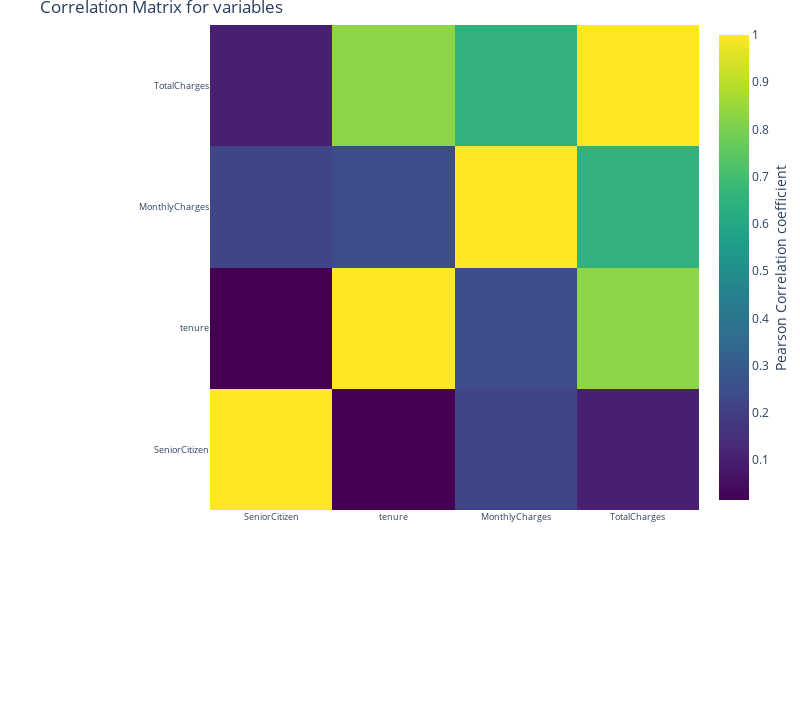

Write notebook code for a chart like this one.
### Markdown cell above
We can start by visualizing our dataset in a correlation matrix.

### Code cell
#correlation
correlation = df.corr()
#tick labels
matrix_cols = correlation.columns.tolist()
#convert to array
corr_array  = np.array(correlation)

trace = go.Heatmap(z = corr_array,
                   x = matrix_cols,
                   y = matrix_cols,
                   colorscale = "Viridis",
                   colorbar   = dict(title = "Pearson Correlation coefficient",
                                     titleside = "right"
                                    ) ,
                  )

layout = go.Layout(dict(title = "Correlation Matrix for variables",
                        autosize = False,
                        height  = 720,
                        width   = 800,
                        margin  = dict(r = 0 ,l = 210,
                                       t = 25,b = 210,
                                      ),
                        yaxis   = dict(tickfont = dict(size = 9)),
                        xaxis   = dict(tickfont = dict(size = 9))
                       )
                  )

data = [trace]
fig = go.Figure(data=data,layout=layout)
py.iplot(fig)

### Figure 1 — Plotly figure (JSON) as saved in the notebook; plotly's stock layout.template omitted (floating-point values rounded to 4 significant figures)
{"data": [{"colorbar": {"title": {"side": "right", "text": "Pearson Correlation coefficient"}}, "colorscale": [[0, "#440154"], [0.1111, "#482878"], [0.2222, "#3e4989"], [0.3333, "#31688e"], [0.4444, "#26828e"], [0.5556, "#1f9e89"], [0.6667, "#35b779"], [0.7778, "#6ece58"], [0.8889, "#b5de2b"], [1, "#fde725"]], "type": "heatmap", "x": ["SeniorCitizen", "tenure", "MonthlyCharges", "TotalCharges"], "y": ["SeniorCitizen", "tenure", "MonthlyCharges", "TotalCharges"], "z": [[1, 0.01568, 0.2199, 0.1024], [0.01568, 1, 0.2469, 0.8259], [0.2199, 0.2469, 1, 0.6511], [0.1024, 0.8259, 0.6511, 1]]}], "layout": {"autosize": false, "height": 720, "margin": {"b": 210, "l": 210, "r": 0, "t": 25}, "title": {"text": "Correlation Matrix for variables"}, "width": 800, "xaxis": {"autorange": true, "range": [-0.5, 3.5], "tickfont": {"size": 9}, "type": "category"}, "yaxis": {"autorange": true, "range": [-0.5, 3.5], "tickfont": {"size": 9}, "type": "category"}}}
